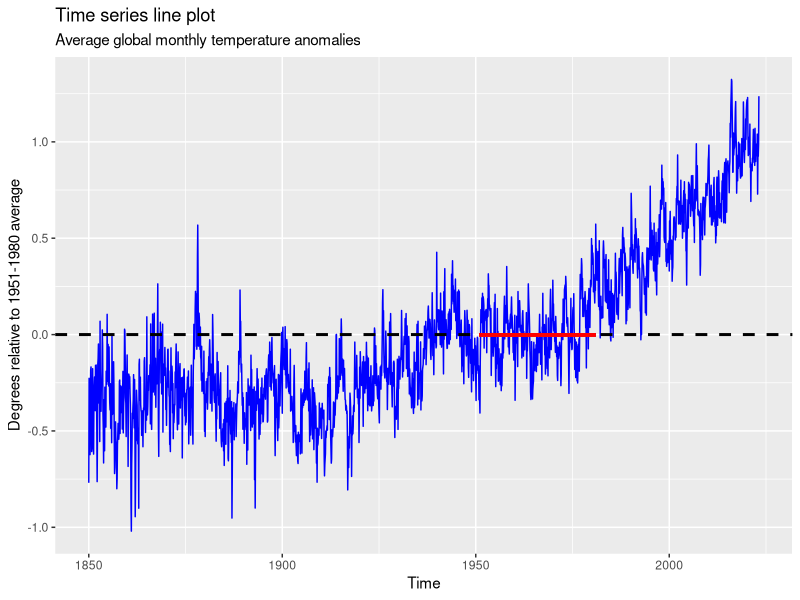
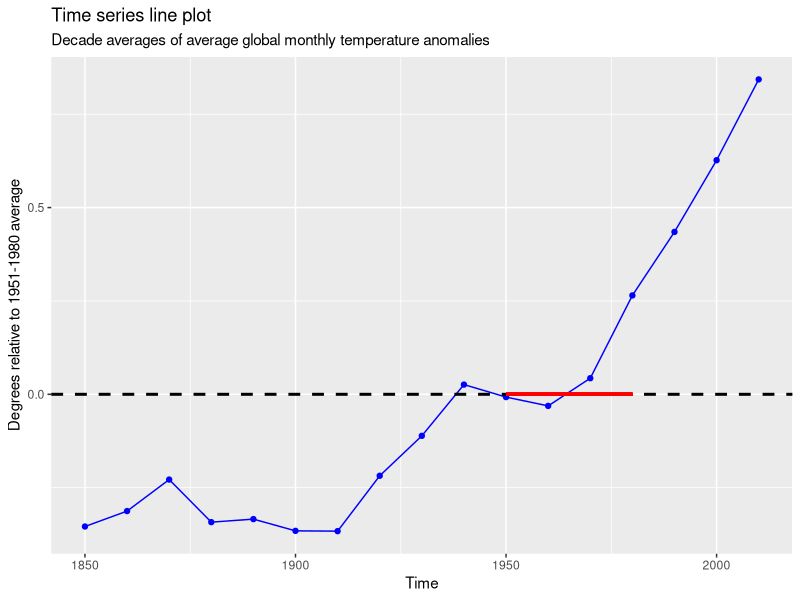
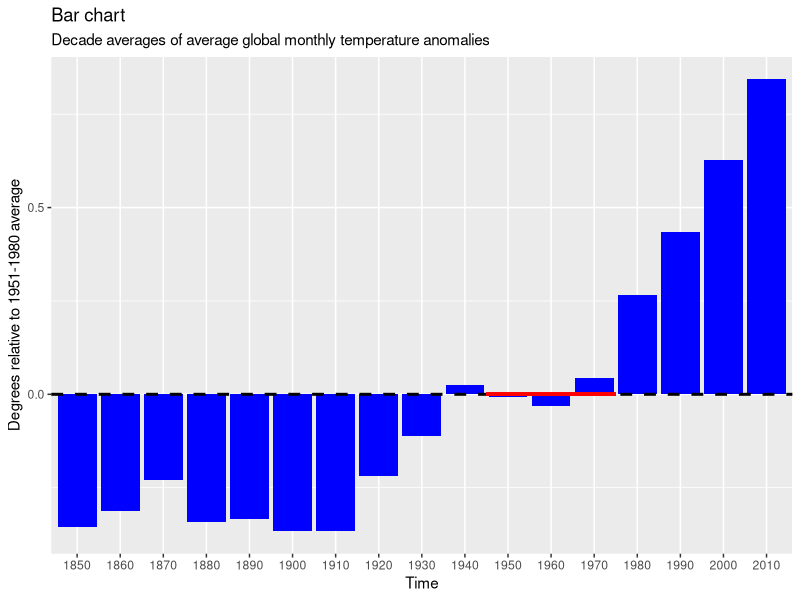
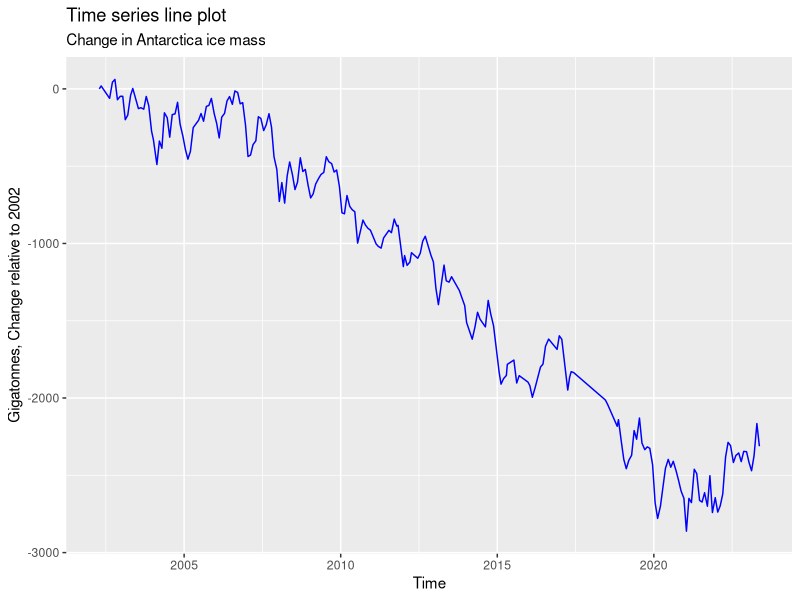
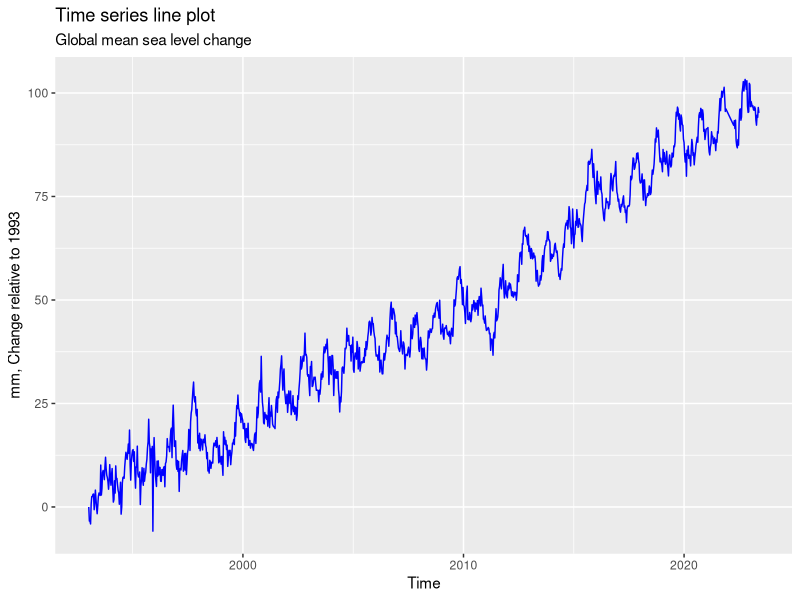
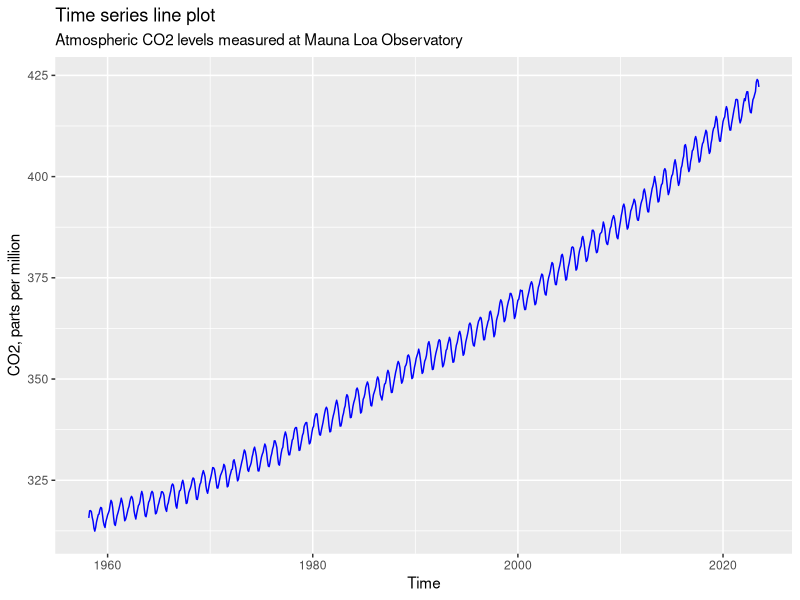
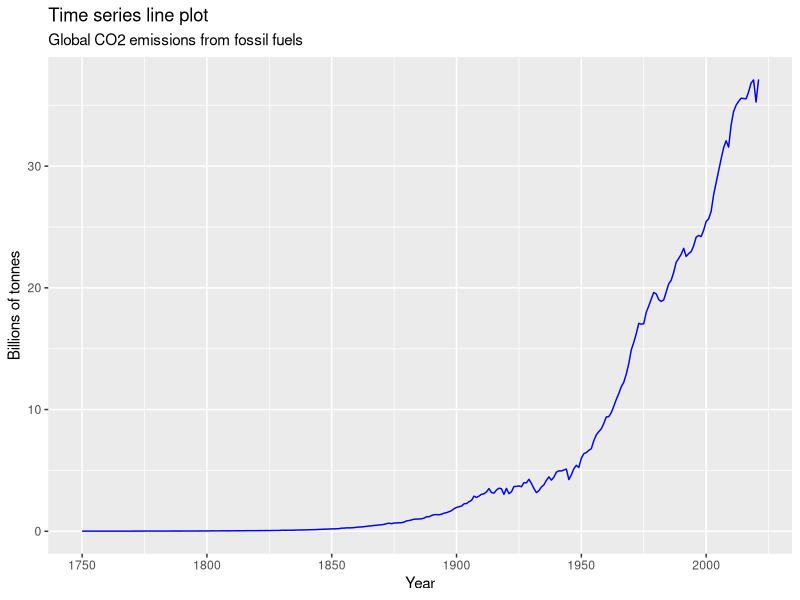
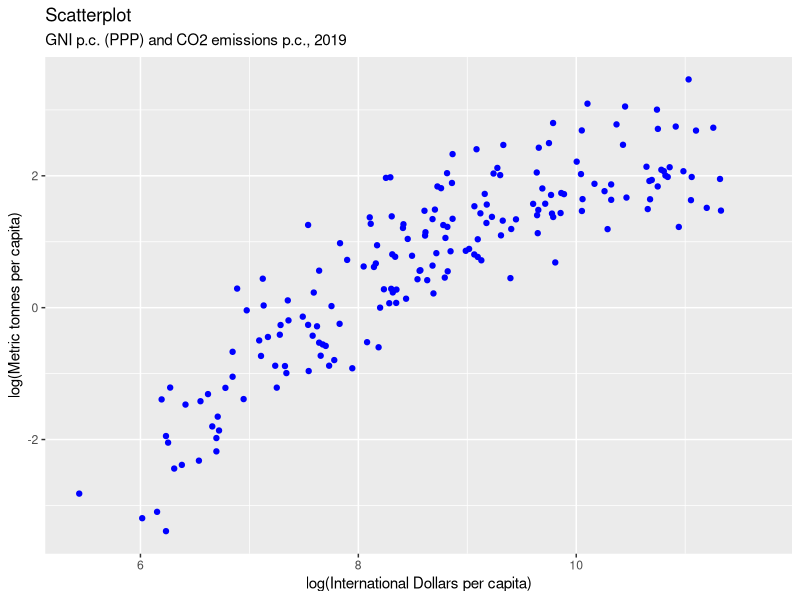

Source code (R) for these figures, in order:
## ---- chunk 1
knitr::opts_chunk$set(echo = TRUE, warning=FALSE, message = FALSE)
## ---- chunk 2
setwd("/home/emil/Desktop/book")
## ---- chunk 3
library(readxl)
library(dplyr)
library(ggplot2)
library(forcats)
## ---- chunk 4
gst <- read_xlsx("data_ch2.xlsx", sheet="gst")
head(gst)
## ---- chunk 5
gst$Date<-as.Date(with(gst,paste(Year,Month,"01",sep="-")),"%Y-%m-%d")
## ---- chunk 6
ggplot(gst, aes(x=Date, y=TemperatureAnomaly)) +
  geom_line(col="blue") +
  geom_hline(yintercept=0, lty="dashed", col="black", linewidth=1) +
  geom_segment(y=0,yend=0, x=as.Date("1951-01-01"), xend=as.Date("1980-12-01"), col="red", linewidth=1) +
  labs(title="Time series line plot", subtitle = "Average global monthly temperature anomalies") +
  xlab("Time") + ylab("Degrees relative to 1951-1980 average")
## ---- chunk 7
# Create new data frame based on the original one, and create a variable for the decade
gst.decade <- gst %>% mutate(Decade = floor(Year/10)*10)

# Create a new variable which equals the mean monthly anomaly for all months in each decade
gst.decade <- gst.decade %>% group_by(Decade) %>% mutate(aveTempAnomaly = mean(TemperatureAnomaly))

# Keep only one observation per decade
gst.decade <- gst.decade %>% group_by(Decade) %>% filter(row_number() == 1)

# Remove observations for the 2020-2029 decade, as sample is smaller
gst.decade <- subset(gst.decade, Decade<2020)

# Report a table of average temperatures by decade 
tab <- cbind(gst.decade$Decade, gst.decade$aveTempAnomaly)

tab <- gst.decade %>% select(c("Decade", "aveTempAnomaly")) 
tab
## ---- chunk 8
ggplot(gst.decade, aes(x=Decade, y=aveTempAnomaly)) +
  geom_point(col="blue") +
  geom_line(col="blue")+
  geom_hline(yintercept=0, lty="dashed", col="black", linewidth=1) +
  geom_segment(y=0,yend=0, x=1950, xend=1980, col="red", linewidth=1) +
  labs(title="Time series line plot", subtitle = "Decade averages of average global monthly temperature anomalies") +
  xlab("Time") + ylab("Degrees relative to 1951-1980 average")
## ---- chunk 9
ggplot(gst.decade, aes(x=as.factor(Decade), y=aveTempAnomaly)) +
  geom_bar(stat="identity", fill="blue")+
  geom_hline(yintercept=0, lty="dashed", col="black", linewidth=1) +
  geom_segment(y=0,yend=0, x=10.5, xend=13.5, col="red", linewidth=1) +
  labs(title="Bar chart", subtitle = "Decade averages of average global monthly temperature anomalies") +
  xlab("Time") + ylab("Degrees relative to 1951-1980 average")


## ---- chunk 10
# Clear R environment
rm(list = ls())
## ---- chunk 11
antarctic <- read_xlsx("data_ch2.xlsx", sheet="ice")
head(antarctic)
## ---- chunk 12
ggplot(antarctic, aes(x=Time, y=Mass)) + geom_line(col="blue") +
  labs(title="Time series line plot", subtitle = "Change in Antarctica ice mass") +
  xlab("Time") + ylab("Gigatonnes, Change relative to 2002")
## ---- chunk 13
# Clear R environment
rm(list = ls())
## ---- chunk 14
sea <- read_xlsx("data_ch2.xlsx", sheet="sea")
head(sea)
## ---- chunk 15
ggplot(sea, aes(x=Time, y=GMSL)) + geom_line(col="blue") +
  labs(title="Time series line plot", subtitle = "Global mean sea level change") +
  xlab("Time") + ylab("mm, Change relative to 1993")
## ---- chunk 16
# Clear R environment
rm(list = ls())
## ---- chunk 17
co2df <- read_xlsx("data_ch2.xlsx", sheet = "co2")
co2df$Time <- as.Date(co2df$Time)
head(co2df)
## ---- chunk 18
ggplot(co2df, aes(x=Time, y=co2)) + geom_line(col="blue")+
  labs(title="Time series line plot", subtitle = "Atmospheric CO2 levels measured at Mauna Loa Observatory") +
  xlab("Time") + ylab("CO2, parts per million")
## ---- chunk 19
# Clear R environment
rm(list = ls())
## ---- chunk 20
co2world <- read_xlsx("data_ch2.xlsx", sheet = "co2emissions")
head(co2world)
## ---- chunk 21
co2world$co2 <- co2world$co2/1000000000 
## ---- chunk 22
ggplot(co2world, aes(x=Year, y=co2)) + geom_line(col="blue")+
  labs(title="Time series line plot", subtitle = "Global CO2 emissions from fossil fuels") +
  xlab("Year") + ylab("Billions of tonnes")
## ---- chunk 23
# Clear R environment
rm(list=ls())
## ---- chunk 24
gnico22019 <- read_xlsx("data_ch2.xlsx", sheet = "gni_co2_pc_2019")
head(gnico22019)
## ---- chunk 25
ggplot(gnico22019, aes(x=log(GNIpc), y=log(CO2pc))) + geom_point(col="blue")+
  labs(title="Scatterplot", subtitle = "GNI p.c. (PPP) and CO2 emissions p.c., 2019") +
  xlab("log(International Dollars per capita)") + ylab("log(Metric tonnes per capita)")
## ---- chunk 26
# Clear R environment
rm(list = ls())
## ---- chunk 27
uktemp <- read_xlsx("data_ch2.xlsx", sheet = "uktemp")
head(uktemp)
## ---- chunk 28
ggplot(uktemp, aes(x=Year, y=AnnualMeanTemperature)) + 
  geom_line(col="blue") + 
  labs(title="Time series line plot", subtitle = "Average annual temperature in UK") +
  xlab("Time") + ylab("Degrees")
## ---- chunk 29
mean5180 <- mean(subset(uktemp, Year>=1951 & Year<=1980)$AnnualMeanTemperature)
uktemp$AnnualAnomaly <- uktemp$AnnualMeanTemperature - mean5180
## ---- chunk 30
ggplot(uktemp, aes(x=Year, y=AnnualAnomaly)) + 
  geom_line(col="blue") +
  geom_hline(yintercept=0, lty="dashed", col="black", linewidth=1) +
  geom_segment(y=0,yend=0, x=1951, xend=1980, col="red", linewidth=1) +
  labs(title="Time series line plot", subtitle = "Average annual temperature anomalies, UK") +
  xlab("Time") + ylab("Degrees relative to 1951-1980 average")
## ---- chunk 31
# Create a variable measuring decade
uktemp.decade <- uktemp %>% mutate(Decade = floor(Year/10)*10)

# Create variable aveTempAnomaly equal to the average of annual temperatures for the corresponding decade.
uktemp.decade <- uktemp.decade %>% group_by(Decade) %>% mutate(aveTempAnomaly = mean(AnnualAnomaly))

# Keep single observation for decade
uktemp.decade <- uktemp.decade %>% group_by(Decade) %>% filter(row_number() == 1)

# Remove observations for "incomplete" decades
uktemp.decade <- subset(uktemp.decade, Decade<2020&Decade>1880)

# Plot 10-year average temperatures against corresponding decades 
ggplot(uktemp.decade, aes(x=Decade, y=aveTempAnomaly)) +
  geom_point(col="blue") +
  geom_line(col="blue")+
  geom_hline(yintercept=0, lty="dashed", col="black", linewidth=1) +
  geom_segment(y=0,yend=0, x=1950, xend=1980, col="red", linewidth=1) +
  labs(title="Time series line plot", subtitle = "Decade averages of average annual UK temperature anomalies") +
  xlab("Time") + ylab("Degrees relative to 1951-1980 average")
## ---- chunk 32
# Clear R environment
rm(list = ls())
## ---- chunk 33
ukrain <- read_xlsx("data_ch2.xlsx", sheet = "ukrain")
head(ukrain)
## ---- chunk 34
ggplot(ukrain, aes(x=Year, y=Rain)) + 
  geom_line(col="blue") + 
  labs(title="Time series line plot", subtitle = "Average annual rainfall in UK") +
  xlab("Time") + ylab("Millimeters")
## ---- chunk 35
# Calucalte mean annual rainfall for 1951-1980
mean5180 <- mean(subset(ukrain, Year>=1951 & Year<=1980)$Rain)

# Calculate annual anomaly as difference between actual annual rainfall and the 1951-1980 average
ukrain$AnnualAnomaly <- ukrain$Rain - mean5180

# Plot annual anomalies against year 
ggplot(ukrain, aes(x=Year, y=AnnualAnomaly)) + 
  geom_line(col="blue") +
  geom_hline(yintercept=0, lty="dashed", col="black", linewidth=1) +
  geom_segment(y=0,yend=0, x=1951, xend=1980, col="red", linewidth=1) +
  labs(title="Time series line plot", subtitle = "Annual UK rain anomalies") +
  xlab("Time") + ylab("Millimeters relative to 1951-1980 average")
## ---- chunk 36
# Create a variable measuring the decade of observation
ukrain.decade <- ukrain %>% mutate(Decade = floor(Year/10)*10)

# Create a variable measuring the average anomaly per decade
ukrain.decade <- ukrain.decade %>% group_by(Decade) %>% mutate(aveAnomaly = mean(AnnualAnomaly))

# Keep single observation per decade
ukrain.decade <- ukrain.decade %>% group_by(Decade) %>% filter(row_number() == 1)

# Remove incomplete decades
ukrain.decade <- subset(ukrain.decade, Decade>1830&Decade<2020)


# Plot
ggplot(ukrain.decade, aes(x=Decade, y=aveAnomaly)) +
  geom_point(col="blue") +
  geom_line(col="blue")+
  geom_hline(yintercept=0, lty="dashed", col="black", linewidth=1) +
  geom_segment(y=0,yend=0, x=1950, xend=1980, col="red", linewidth=1) +
  labs(title="Time series line plot", subtitle = "Decade averages of annual rain anomalies, UK") +
  xlab("Time") + ylab("Millimeters relative to 1951-1980 average")
## ---- chunk 37
# Clear R environment
rm(list = ls())
## ---- chunk 38
ukco2 <- read_xlsx("data_ch2.xlsx", sheet = "ukco2")
head(ukco2)
## ---- chunk 39
ukco2$co2 <- ukco2$co2/1000000
ukco2$co2cons <- ukco2$co2cons/1000000
## ---- chunk 40
ggplot(ukco2, aes(x=Year, y=co2)) + 
  geom_line(col="blue") + 
  labs(title="Time series line plot", subtitle = "Annual production-based CO2 emissions, UK") +
  xlab("Time") + ylab("Millions of tonnes")
## ---- chunk 41
ggplot(ukco2, aes(x=Year)) + 
  geom_line(aes(y=co2,col="Production")) + 
  geom_line(aes(y=co2cons,col="Consumption")) + 
  labs(title="Time series line plot", subtitle = "Annual CO2 emissions, UK", col = "Measure") +
  xlab("Time") + ylab("Millions of tonnes") + 
  scale_color_manual(values=c("red", "blue"))
## ---- chunk 42
ggplot(ukco2, aes(x=Year)) + 
  geom_line(aes(y=co2,col="Production")) + 
  geom_line(aes(y=co2cons,col="Consumption")) + 
  labs(title="Time series line plot", subtitle = "Annual CO2 emissions, UK", col = "Measure") +
  xlab("Time") + ylab("Millions of tonnes") + 
  xlim(c(1988,2022)) +
  scale_color_manual(values=c("red", "blue"))
